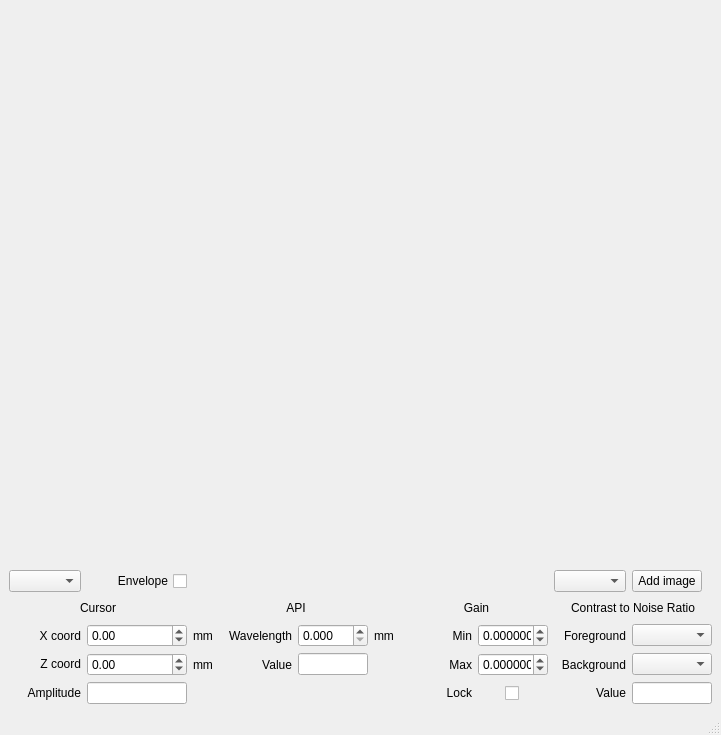
<?xml version="1.0" encoding="UTF-8"?>
<ui version="4.0">
 <class>MainWindow</class>
 <widget class="QMainWindow" name="MainWindow">
  <property name="geometry">
   <rect>
    <x>0</x>
    <y>0</y>
    <width>721</width>
    <height>735</height>
   </rect>
  </property>
  <property name="windowTitle">
   <string>MainWindow</string>
  </property>
  <widget class="QWidget" name="centralwidget">
   <property name="minimumSize">
    <size>
     <width>150</width>
     <height>0</height>
    </size>
   </property>
   <property name="maximumSize">
    <size>
     <width>16777215</width>
     <height>16777215</height>
    </size>
   </property>
   <layout class="QGridLayout" name="gridLayout_2">
    <item row="0" column="1">
     <layout class="QGridLayout" name="gridLayout">
      <property name="sizeConstraint">
       <enum>QLayout::SetDefaultConstraint</enum>
      </property>
      <property name="verticalSpacing">
       <number>6</number>
      </property>
      <item row="3" column="7">
       <widget class="QDoubleSpinBox" name="spin_box_min_gain">
        <property name="maximumSize">
         <size>
          <width>70</width>
          <height>16777215</height>
         </size>
        </property>
        <property name="decimals">
         <number>6</number>
        </property>
        <property name="minimum">
         <double>-10000000000.000000000000000</double>
        </property>
        <property name="maximum">
         <double>10000000000.000000000000000</double>
        </property>
       </widget>
      </item>
      <item row="3" column="3">
       <widget class="QLabel" name="label_9">
        <property name="text">
         <string>Wavelength</string>
        </property>
        <property name="alignment">
         <set>Qt::AlignRight|Qt::AlignTrailing|Qt::AlignVCenter</set>
        </property>
       </widget>
      </item>
      <item row="4" column="7">
       <widget class="QDoubleSpinBox" name="spin_box_max_gain">
        <property name="maximumSize">
         <size>
          <width>70</width>
          <height>16777215</height>
         </size>
        </property>
        <property name="decimals">
         <number>6</number>
        </property>
        <property name="minimum">
         <double>-10000000000.000000000000000</double>
        </property>
        <property name="maximum">
         <double>10000000000.000000000000000</double>
        </property>
       </widget>
      </item>
      <item row="5" column="7">
       <layout class="QHBoxLayout" name="horizontalLayout">
        <item>
         <widget class="QCheckBox" name="check_box_lock_gain">
          <property name="enabled">
           <bool>true</bool>
          </property>
          <property name="sizePolicy">
           <sizepolicy hsizetype="Minimum" vsizetype="Fixed">
            <horstretch>0</horstretch>
            <verstretch>0</verstretch>
           </sizepolicy>
          </property>
          <property name="maximumSize">
           <size>
            <width>16</width>
            <height>16</height>
           </size>
          </property>
          <property name="layoutDirection">
           <enum>Qt::LeftToRight</enum>
          </property>
          <property name="text">
           <string/>
          </property>
          <property name="tristate">
           <bool>false</bool>
          </property>
         </widget>
        </item>
       </layout>
      </item>
      <item row="1" column="8">
       <widget class="QComboBox" name="combo_box_add_img"/>
      </item>
      <item row="1" column="9">
       <widget class="QPushButton" name="button_add_img">
        <property name="maximumSize">
         <size>
          <width>70</width>
          <height>16777215</height>
         </size>
        </property>
        <property name="text">
         <string>Add image</string>
        </property>
       </widget>
      </item>
      <item row="4" column="4">
       <widget class="QLineEdit" name="line_edit_api_value">
        <property name="maximumSize">
         <size>
          <width>70</width>
          <height>16777215</height>
         </size>
        </property>
        <property name="maxLength">
         <number>10</number>
        </property>
        <property name="readOnly">
         <bool>true</bool>
        </property>
       </widget>
      </item>
      <item row="2" column="6" colspan="2">
       <widget class="QLabel" name="label_6">
        <property name="text">
         <string>Gain</string>
        </property>
        <property name="alignment">
         <set>Qt::AlignCenter</set>
        </property>
       </widget>
      </item>
      <item row="3" column="5">
       <widget class="QLabel" name="label_14">
        <property name="maximumSize">
         <size>
          <width>25</width>
          <height>16777215</height>
         </size>
        </property>
        <property name="text">
         <string>mm</string>
        </property>
       </widget>
      </item>
      <item row="4" column="1">
       <widget class="QDoubleSpinBox" name="spin_box_z_coord">
        <property name="maximumSize">
         <size>
          <width>100</width>
          <height>16777215</height>
         </size>
        </property>
        <property name="decimals">
         <number>2</number>
        </property>
        <property name="minimum">
         <double>-9999999999999.000000000000000</double>
        </property>
        <property name="maximum">
         <double>9999999999999.000000000000000</double>
        </property>
       </widget>
      </item>
      <item row="4" column="6">
       <widget class="QLabel" name="label_11">
        <property name="text">
         <string>Max</string>
        </property>
        <property name="alignment">
         <set>Qt::AlignRight|Qt::AlignTrailing|Qt::AlignVCenter</set>
        </property>
       </widget>
      </item>
      <item row="3" column="1">
       <widget class="QDoubleSpinBox" name="spin_box_x_coord">
        <property name="maximumSize">
         <size>
          <width>100</width>
          <height>16777215</height>
         </size>
        </property>
        <property name="decimals">
         <number>2</number>
        </property>
        <property name="minimum">
         <double>-9999999999999.000000000000000</double>
        </property>
        <property name="maximum">
         <double>9999999999999.000000000000000</double>
        </property>
       </widget>
      </item>
      <item row="1" column="0">
       <widget class="QComboBox" name="combo_box_plot"/>
      </item>
      <item row="4" column="0">
       <widget class="QLabel" name="label_5">
        <property name="maximumSize">
         <size>
          <width>16777215</width>
          <height>20</height>
         </size>
        </property>
        <property name="text">
         <string>Z coord</string>
        </property>
        <property name="alignment">
         <set>Qt::AlignRight|Qt::AlignTrailing|Qt::AlignVCenter</set>
        </property>
       </widget>
      </item>
      <item row="3" column="2">
       <widget class="QLabel" name="label_7">
        <property name="maximumSize">
         <size>
          <width>25</width>
          <height>16777215</height>
         </size>
        </property>
        <property name="text">
         <string>mm</string>
        </property>
       </widget>
      </item>
      <item row="4" column="2">
       <widget class="QLabel" name="label_8">
        <property name="maximumSize">
         <size>
          <width>25</width>
          <height>16777215</height>
         </size>
        </property>
        <property name="text">
         <string>mm</string>
        </property>
       </widget>
      </item>
      <item row="3" column="0">
       <widget class="QLabel" name="label_3">
        <property name="text">
         <string>X coord</string>
        </property>
        <property name="alignment">
         <set>Qt::AlignRight|Qt::AlignTrailing|Qt::AlignVCenter</set>
        </property>
       </widget>
      </item>
      <item row="2" column="3" colspan="2">
       <widget class="QLabel" name="label_2">
        <property name="maximumSize">
         <size>
          <width>16777215</width>
          <height>20</height>
         </size>
        </property>
        <property name="text">
         <string>API</string>
        </property>
        <property name="alignment">
         <set>Qt::AlignCenter</set>
        </property>
       </widget>
      </item>
      <item row="3" column="6">
       <widget class="QLabel" name="label_10">
        <property name="text">
         <string>Min</string>
        </property>
        <property name="alignment">
         <set>Qt::AlignRight|Qt::AlignTrailing|Qt::AlignVCenter</set>
        </property>
       </widget>
      </item>
      <item row="4" column="3">
       <widget class="QLabel" name="label_13">
        <property name="layoutDirection">
         <enum>Qt::LeftToRight</enum>
        </property>
        <property name="text">
         <string>Value</string>
        </property>
        <property name="alignment">
         <set>Qt::AlignRight|Qt::AlignTrailing|Qt::AlignVCenter</set>
        </property>
       </widget>
      </item>
      <item row="5" column="6">
       <widget class="QLabel" name="label_12">
        <property name="text">
         <string>Lock</string>
        </property>
        <property name="alignment">
         <set>Qt::AlignRight|Qt::AlignTrailing|Qt::AlignVCenter</set>
        </property>
       </widget>
      </item>
      <item row="5" column="0">
       <widget class="QLabel" name="label_4">
        <property name="maximumSize">
         <size>
          <width>16777215</width>
          <height>20</height>
         </size>
        </property>
        <property name="text">
         <string>Amplitude</string>
        </property>
        <property name="alignment">
         <set>Qt::AlignRight|Qt::AlignTrailing|Qt::AlignVCenter</set>
        </property>
       </widget>
      </item>
      <item row="2" column="0" colspan="2">
       <widget class="QLabel" name="label">
        <property name="maximumSize">
         <size>
          <width>16777215</width>
          <height>20</height>
         </size>
        </property>
        <property name="text">
         <string>Cursor</string>
        </property>
        <property name="alignment">
         <set>Qt::AlignCenter</set>
        </property>
       </widget>
      </item>
      <item row="5" column="1">
       <widget class="QLineEdit" name="line_edit_amplitude">
        <property name="maximumSize">
         <size>
          <width>100</width>
          <height>16777215</height>
         </size>
        </property>
        <property name="maxLength">
         <number>9</number>
        </property>
        <property name="frame">
         <bool>true</bool>
        </property>
        <property name="readOnly">
         <bool>true</bool>
        </property>
       </widget>
      </item>
      <item row="3" column="4">
       <widget class="QDoubleSpinBox" name="spin_box_wavelength">
        <property name="maximumSize">
         <size>
          <width>70</width>
          <height>16777215</height>
         </size>
        </property>
        <property name="decimals">
         <number>3</number>
        </property>
        <property name="minimum">
         <double>0.000000000000000</double>
        </property>
        <property name="maximum">
         <double>999999.000000000000000</double>
        </property>
       </widget>
      </item>
      <item row="0" column="0" colspan="10">
       <widget class="DockArea" name="dock_area" native="true">
        <property name="minimumSize">
         <size>
          <width>200</width>
          <height>200</height>
         </size>
        </property>
       </widget>
      </item>
      <item row="2" column="8" colspan="2">
       <widget class="QLabel" name="label_15">
        <property name="text">
         <string>Contrast to Noise Ratio</string>
        </property>
        <property name="alignment">
         <set>Qt::AlignCenter</set>
        </property>
       </widget>
      </item>
      <item row="3" column="8">
       <widget class="QLabel" name="label_16">
        <property name="text">
         <string>Foreground</string>
        </property>
        <property name="alignment">
         <set>Qt::AlignRight|Qt::AlignTrailing|Qt::AlignVCenter</set>
        </property>
       </widget>
      </item>
      <item row="3" column="9">
       <widget class="QComboBox" name="combo_box_cnr_foreground"/>
      </item>
      <item row="4" column="8">
       <widget class="QLabel" name="label_17">
        <property name="text">
         <string>Background</string>
        </property>
        <property name="alignment">
         <set>Qt::AlignRight|Qt::AlignTrailing|Qt::AlignVCenter</set>
        </property>
       </widget>
      </item>
      <item row="4" column="9">
       <widget class="QComboBox" name="combo_box_cnr_background"/>
      </item>
      <item row="1" column="1">
       <widget class="QCheckBox" name="check_box_envelope">
        <property name="layoutDirection">
         <enum>Qt::RightToLeft</enum>
        </property>
        <property name="text">
         <string>Envelope</string>
        </property>
       </widget>
      </item>
      <item row="5" column="8">
       <widget class="QLabel" name="label_18">
        <property name="text">
         <string>Value</string>
        </property>
        <property name="alignment">
         <set>Qt::AlignRight|Qt::AlignTrailing|Qt::AlignVCenter</set>
        </property>
       </widget>
      </item>
      <item row="5" column="9">
       <widget class="QLineEdit" name="line_edit_cnr_value">
        <property name="maximumSize">
         <size>
          <width>80</width>
          <height>16777215</height>
         </size>
        </property>
        <property name="maxLength">
         <number>10</number>
        </property>
        <property name="readOnly">
         <bool>true</bool>
        </property>
       </widget>
      </item>
     </layout>
    </item>
   </layout>
  </widget>
  <widget class="QMenuBar" name="menubar">
   <property name="geometry">
    <rect>
     <x>0</x>
     <y>0</y>
     <width>721</width>
     <height>21</height>
    </rect>
   </property>
  </widget>
  <widget class="QStatusBar" name="statusbar"/>
 </widget>
 <customwidgets>
  <customwidget>
   <class>DockArea</class>
   <extends>QWidget</extends>
   <header>pyqtgraph.dockarea</header>
   <container>1</container>
  </customwidget>
 </customwidgets>
 <resources/>
 <connections/>
</ui>
